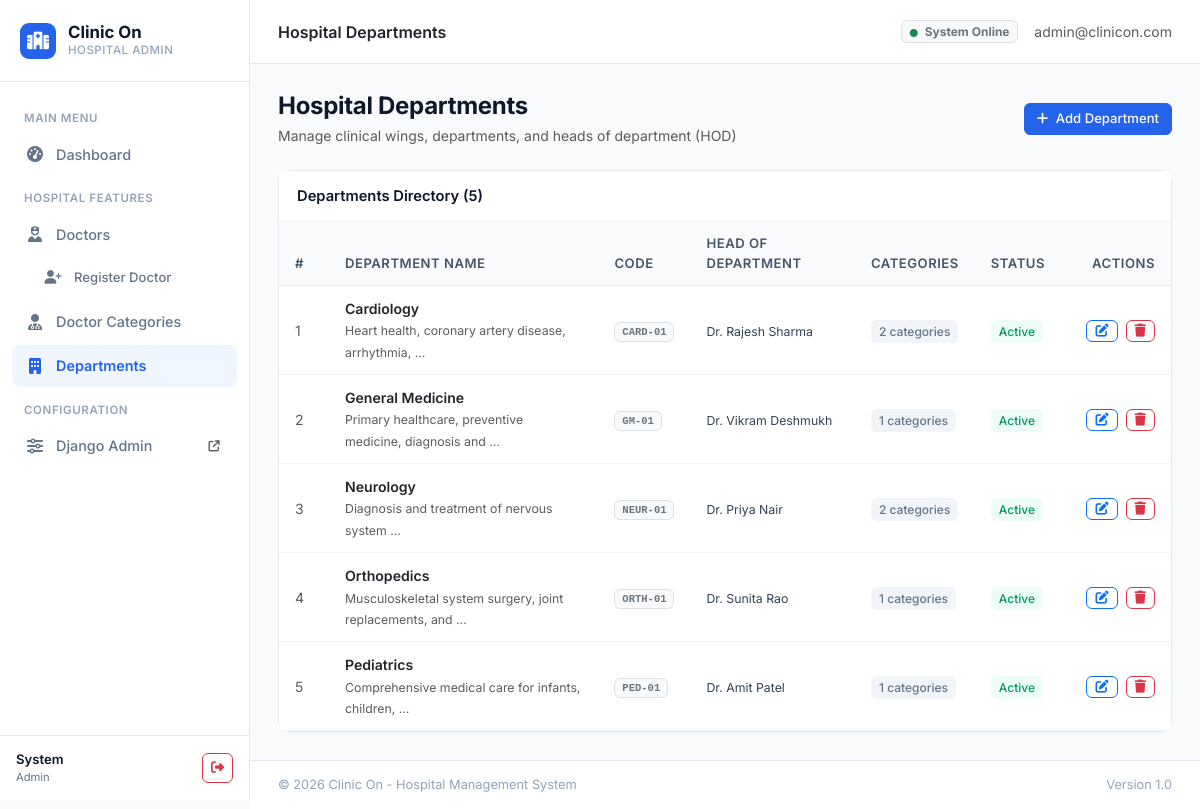
/departments/ (signed in), run on the app's committed database.
### hospital/models.py (models this page shows, shortened)
class CustomUser(AbstractUser):
    ROLE_CHOICES = (
        ('Admin', 'Administrator'),
        ('Doctor', 'Doctor'),
        ('Staff', 'Hospital Staff'),
    )
    username = models.CharField(max_length=150, unique=True, blank=True, null=True)
    email = models.EmailField(unique=True, verbose_name='Email Address')
    phone = models.CharField(max_length=20, blank=True, null=True, verbose_name='Phone Number')
    role = models.CharField(max_length=20, choices=ROLE_CHOICES, default='Admin')
    created_at = models.DateTimeField(auto_now_add=True)
    USERNAME_FIELD = 'email'
    REQUIRED_FIELDS = []
    objects = CustomUserManager()
    class Meta:
        verbose_name = 'User'
        verbose_name_plural = 'Users'

class Department(models.Model):
    name = models.CharField(max_length=100, unique=True, verbose_name='Department Name')
    code = models.CharField(max_length=20, unique=True, blank=True, null=True, verbose_name='Department Code')
    description = models.TextField(blank=True, null=True, verbose_name='Description')
    head_of_department = models.CharField(max_length=100, blank=True, null=True, verbose_name='Head of Department (HOD)')
    is_active = models.BooleanField(default=True, verbose_name='Active Status')
    created_at = models.DateTimeField(auto_now_add=True)
    updated_at = models.DateTimeField(auto_now=True)
    class Meta:
        verbose_name = 'Department'
        verbose_name_plural = 'Departments'
        ordering = ['name']

### hospital/views.py (the view)
# urls.py: path('departments/', views.department_list_view, name='department_list'),
@login_required(login_url='login')
def department_list_view(request):
    departments = Department.objects.annotate(doctor_count=Count('doctor_categories')).all()
    return render(request, 'hospital/department_list.html', {'departments': departments})

### templates/hospital/department_list.html (shortened to what this page needs)
{% extends 'base.html' %}
{% block page_title %}Hospital Departments{% endblock %}
{% block content %}
<div class="d-flex flex-wrap justify-content-between align-items-center mb-4">
    <div>
        <h4 class="fw-bold mb-1" style="letter-spacing: -0.3px;">Hospital Departments</h4>
        <p class="text-muted small mb-0">Manage clinical wings, departments, and heads of department (HOD)</p>
    </div>
    <div>
        <a href="{% url 'department_add' %}" class="btn btn-primary btn-sm">
            <i class="fa-solid fa-plus me-1"></i> Add Department
        </a>
    </div>
</div>
<div class="card">
    <div class="card-header d-flex justify-content-between align-items-center">
        <span>Departments Directory ({{ departments|length }})</span>
    </div>
    <div class="card-body p-0">
        {% if departments %}
            <div class="table-responsive">
                <table class="table mb-0">
                    <thead>
                        <tr>
                            <th style="width: 50px;">#</th>
                            <th>Department Name</th>
                            <th>Code</th>
                            <th>Head of Department</th>
                            <th>Categories</th>
                            <th>Status</th>
                            <th class="text-end" style="width: 110px;">Actions</th>
                        </tr>
                    </thead>
                    <tbody>
                        {% for dept in departments %}
                            <tr>
                                <td class="text-muted small">{{ forloop.counter }}</td>
                                <td>
                                    <div class="fw-semibold text-dark">{{ dept.name }}</div>
                                    <small class="text-muted">{{ dept.description|truncatewords:6|default:"—" }}</small>
                                </td>
                                <td>
                                    <span class="badge bg-light text-secondary border font-monospace">{{ dept.code|default:"—" }}</span>
                                </td>
                                <td>
                                    <span class="small">{{ dept.head_of_department|default:"Not Assigned" }}</span>
                                </td>
                                <td>
                                    <span class="badge-soft-secondary">{{ dept.doctor_count }} categories</span>
                                </td>
                                <td>
                                    {% if dept.is_active %}
                                        <span class="badge-soft-success">Active</span>
                                    {% else %}
                                        <span class="badge-soft-secondary">Inactive</span>
                                    {% endif %}
                                </td>
                                <td class="text-end">
                                    <a href="{% url 'department_edit' dept.pk %}" class="btn btn-outline-primary btn-sm py-0 px-2" title="Edit">
                                        <i class="fa-solid fa-pen-to-square"></i>
                                    </a>
                                    <a href="{% url 'department_delete' dept.pk %}" class="btn btn-outline-danger btn-sm py-0 px-2 ms-1" title="Delete">
                                        <i class="fa-solid fa-trash"></i>
                                    </a>
                                </td>
                            </tr>
                        {% endfor %}
                    </tbody>
                </table>
            </div>
        {% else %}
            <div class="text-center py-5">
                <p class="text-muted small mb-2">No hospital departments created yet.</p>
                <a href="{% url 'department_add' %}" class="btn btn-primary btn-sm">Create Department</a>
            </div>
        {% endif %}
    </div>
</div>
{% endblock %}

### templates/base.html (shortened to what this page needs)
<!DOCTYPE html>
<html lang="en">
<head>
    <link href="https://cdn.jsdelivr.net/npm/bootstrap@5.3.3/dist/css/bootstrap.min.css" rel="stylesheet">
    <link rel="stylesheet" href="https://cdnjs.cloudflare.com/ajax/libs/font-awesome/6.5.2/css/all.min.css">
</head>
<body>
    <aside class="app-sidebar" id="appSidebar">
        <div class="sidebar-brand">
            <div class="brand-badge">
                <i class="fa-solid fa-hospital"></i>
            </div>
            <div>
                <div class="brand-text">Clinic On</div>
                <div class="brand-sub">Hospital Admin</div>
            </div>
        </div>
        <ul class="sidebar-nav">
            <li class="nav-label">Main Menu</li>
            <li>
                <a href="{% url 'dashboard' %}" class="sidebar-link {% if request.resolver_match.url_name == 'dashboard' %}active{% endif %}">
                    <i class="fa-solid fa-gauge-high"></i>
                    <span>Dashboard</span>
                </a>
            </li>
            <li class="nav-label">Hospital Features</li>
            <li>
                <a href="{% url 'doctor_list' %}" class="sidebar-link {% if 'doctor' in request.resolver_match.url_name and 'category' not in request.resolver_match.url_name %}active{% endif %}">
                    <i class="fa-solid fa-user-nurse"></i>
                    <span>Doctors</span>
                </a>
            </li>
            <li>
                <a href="{% url 'doctor_register' %}" class="sidebar-link {% if request.resolver_match.url_name == 'doctor_register' %}active{% endif %}" style="padding-left: 32px; font-size: 0.82rem;">
                    <i class="fa-solid fa-user-plus" style="font-size: 0.85rem;"></i>
                    <span>Register Doctor</span>
                </a>
            </li>
            <li>
                <a href="{% url 'category_list' %}" class="sidebar-link {% if 'category' in request.resolver_match.url_name %}active{% endif %}">
                    <i class="fa-solid fa-user-doctor"></i>
                    <span>Doctor Categories</span>
                </a>
            </li>
            <li>
                <a href="{% url 'department_list' %}" class="sidebar-link {% if 'department' in request.resolver_match.url_name %}active{% endif %}">
                    <i class="fa-solid fa-building"></i>
                    <span>Departments</span>
                </a>
            </li>
            <li class="nav-label">Configuration</li>
            <li>
                <a href="/django-admin/" target="_blank" class="sidebar-link">
                    <i class="fa-solid fa-sliders"></i>
                    <span>Django Admin</span>
                    <i class="fa-solid fa-arrow-up-right-from-square ms-auto text-muted" style="font-size: 0.7rem;"></i>
                </a>
            </li>
        </ul>
        <div class="sidebar-footer">
            <div class="user-pill">
                <div class="user-info">
                    <div class="user-name">{{ request.user.first_name|default:request.user.email }}</div>
                    <div class="user-role">{{ request.user.role|default:"Administrator" }}</div>
                </div>
                <a href="{% url 'logout' %}" class="btn btn-outline-danger btn-sm p-1 px-2" title="Logout">
                    <i class="fa-solid fa-right-from-bracket"></i>
                </a>
            </div>
        </div>
    </aside>
    <div class="app-main">
        <header class="app-header">
            <div class="d-flex align-items-center gap-3">
                <div class="fw-semibold text-dark">
                    {% block page_title %}Dashboard{% endblock %}
                </div>
            </div>
            <div class="d-flex align-items-center gap-3">
                <span class="badge bg-light text-secondary border small">
                    <i class="fa-solid fa-circle text-success me-1" style="font-size: 0.5rem;"></i> System Online
                </span>
                <span class="text-muted small d-none d-sm-inline">
                    {{ request.user.email }}
                </span>
            </div>
        </header>
        <main class="content-area">
            {% block content %}{% endblock %}
        </main>
        <footer class="footer d-flex justify-content-between align-items-center">
            <span>&copy; {% now "Y" %} Clinic On - Hospital Management System</span>
            <span>Version 1.0</span>
        </footer>
    </div>
</body>
</html>

### templates/base.html (style rules this page uses)
:root { --sidebar-width: 250px; --bg-page: #f8fafc; --bg-sidebar: #ffffff; --sidebar-border: #e2e8f0; --sidebar-text: #64748b; --sidebar-active-bg: #eff6ff; --sidebar-active-text: #2563eb; --primary: #2563eb; --text-main: #0f172a; --card-border: #e2e8f0; }
body { font-family: 'Inter', sans-serif; background-color: var(--bg-page); color: var(--text-main); min-height: 100vh; margin: 0; display: flex; }
.app-sidebar { width: var(--sidebar-width); background: var(--bg-sidebar); border-right: 1px solid var(--sidebar-border); height: 100vh; position: fixed; top: 0; left: 0; display: flex; flex-direction: column; z-index: 1000; transition: transform 0.25s ease; }
.sidebar-brand { padding: 22px 20px; display: flex; align-items: center; gap: 12px; border-bottom: 1px solid var(--sidebar-border); }
.brand-badge { width: 36px; height: 36px; border-radius: 9px; background-color: #2563eb; color: #ffffff; display: flex; align-items: center; justify-content: center; font-size: 1.1rem; }
.brand-text { font-size: 1.05rem; font-weight: 700; color: #0f172a; line-height: 1.2; }
.brand-sub { font-size: 0.72rem; color: #94a3b8; font-weight: 500; text-transform: uppercase; letter-spacing: 0.5px; }
.sidebar-nav { padding: 16px 12px; flex: 1; overflow-y: auto; list-style: none; margin: 0; }
.nav-label { font-size: 0.72rem; font-weight: 600; color: #94a3b8; text-transform: uppercase; letter-spacing: 0.6px; padding: 12px 12px 6px; }
.sidebar-link { display: flex; align-items: center; gap: 12px; padding: 10px 14px; color: var(--sidebar-text); text-decoration: none; font-weight: 500; font-size: 0.9rem; border-radius: 8px; margin-bottom: 3px; transition: all 0.15s ease; }
.sidebar-link.active { color: var(--sidebar-active-text); background-color: var(--sidebar-active-bg); font-weight: 600; }
.sidebar-link i { width: 18px; text-align: center; font-size: 1rem; }
.sidebar-footer { padding: 14px 16px; border-top: 1px solid var(--sidebar-border); background-color: #ffffff; }
.user-pill { display: flex; align-items: center; justify-content: space-between; gap: 10px; }
.user-info { overflow: hidden; }
.user-name { font-size: 0.82rem; font-weight: 600; color: #0f172a; white-space: nowrap; overflow: hidden; text-overflow: ellipsis; }
.user-role { font-size: 0.7rem; color: #64748b; }
.app-main { margin-left: var(--sidebar-width); flex: 1; min-height: 100vh; display: flex; flex-direction: column; width: calc(100% - var(--sidebar-width)); }
.app-header { height: 64px; background: #ffffff; border-bottom: 1px solid var(--card-border); display: flex; align-items: center; justify-content: space-between; padding: 0 28px; position: sticky; top: 0; z-index: 999; }
.content-area { padding: 28px; flex: 1; }
.card { border: 1px solid var(--card-border); border-radius: 12px; box-shadow: 0 1px 3px rgba(0, 0, 0, 0.03); background-color: #ffffff; }
.card-header { background-color: #ffffff; border-bottom: 1px solid #f1f5f9; font-weight: 600; padding: 14px 18px; font-size: 0.92rem; color: #0f172a; }
.table th { background-color: #f8fafc; color: #475569; font-weight: 600; font-size: 0.82rem; text-transform: uppercase; letter-spacing: 0.5px; border-top: none; border-bottom: 1px solid #e2e8f0; padding: 12px 16px; }
.table td { padding: 12px 16px; vertical-align: middle; font-size: 0.88rem; color: #334155; border-bottom: 1px solid #f1f5f9; }
.btn-sm { padding: 5px 12px; font-size: 0.82rem; border-radius: 6px; font-weight: 500; }
.btn-primary { background-color: #2563eb; border-color: #2563eb; }
.badge-soft-success { background-color: #ecfdf5; color: #059669; font-weight: 500; border-radius: 6px; padding: 4px 8px; font-size: 0.75rem; }
.badge-soft-secondary { background-color: #f1f5f9; color: #64748b; font-weight: 500; border-radius: 6px; padding: 4px 8px; font-size: 0.75rem; }
.footer { padding: 14px 28px; background: #ffffff; border-top: 1px solid var(--card-border); font-size: 0.8rem; color: #94a3b8; }

### data on the page
CustomUser: user.first_name "System", user.role "Admin", user.email "admin@clinicon.com"
Department: name "Cardiology", description "Heart health, coronary artery disease, arrhythmia, …", code "CARD-01", head_of_department "Dr. Rajesh Sharma", doctor_count "2", is_active "Active"
Department: name "General Medicine", description "Primary healthcare, preventive medicine, diagnosis and …", code "GM-01", head_of_department "Dr. Vikram Deshmukh", doctor_count "1", is_active "Active"
Department: name "Neurology", description "Diagnosis and treatment of nervous system …", code "NEUR-01", head_of_department "Dr. Priya Nair", doctor_count "2", is_active "Active"
Department: name "Orthopedics", description "Musculoskeletal system surgery, joint replacements, and …", code "ORTH-01", head_of_department "Dr. Sunita Rao", doctor_count "1", is_active "Active"
Department: name "Pediatrics", description "Comprehensive medical care for infants, children, …", code "PED-01", head_of_department "Dr. Amit Patel", doctor_count "1", is_active "Active"

### other printed values
{{ departments|length }} "5"
